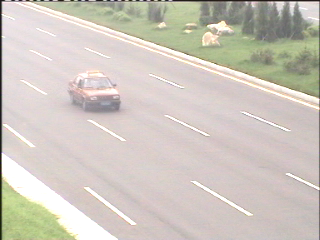
#> input picture shiyan4/pic/473.bmp, 320 x 240 px
$ python '图像实验4.5.py'   (older library calls are emulated)
#> lines starting #> are read from the running program, lines starting #| are printed output that depends on the picture; after the words box and inside, x2 and y2 are one past the last pixel; in counts of white or black regions, pixels touching at a corner belong together
import cv2
import numpy as np
import matplotlib.pyplot as plt
import time
import math

muname = "./shiyan4/temp.bmp"
inname = 473  #第一帧
Z = 15  #前十帧作为模板
step = 4  # 设置加速度求取步长进行滤波
global savelo   #位置保存数组 savelo[i] = [lx,ly,rx,ry]左下lx，ly；右上rx，ry 坐标
global start
global avlx,avly,avrx,avry,delx,dely,derx,dery

# [4 lines left out: function cannymatch, not called in this run]


def dajinmatch(img):   # 使用大津算子进行边缘检测
    x = cv2.Sobel(img, cv2.CV_16S, 1, 0)
    y = cv2.Sobel(img, cv2.CV_16S, 0, 1)
    absX = cv2.convertScaleAbs(x)  # 转回uint8
    absY = cv2.convertScaleAbs(y)
    dst = cv2.addWeighted(absX, 0.5, absY, 0.5, 0)
    # cv2.imshow("absX", absX)
    # cv2.imshow("absY", absY)
    cv2.imshow("dajin", dst)
    return dst


def addpath(name):  #方便图像序列增加
    cname = "./shiyan4/pic/" + str(name) + ".bmp"
    return cname

def erzhihua(grayim):   #二值化
    yuzhi = 40
    height,width = grayim.shape[:2]
    newgray = np.zeros((height, width), np.uint8)
    newgray = grayim // yuzhi * 255  #阈值分界二值
    return newgray

def xiangjian(dst,dstback):   #通过图像序列前后两帧进行相减突出重点
    n = 5 #中值滤波卷积核
    """ret, thresh1 = cv2.threshold(dst, yuzhi, 255, 0)  # 产生2值图
    ret, thresh2 = cv2.threshold(dstback, yuzhi, 255, 0)  # 产生2值图"""
    thresh1 = erzhihua(dst)
    thresh2 = erzhihua(dstback)
    h,w = img.shape[:2]
    jian = np.zeros((h,w))
    jian = abs(thresh2 - thresh1)
    jian = np.uint8(jian)
    jian1 = cv2.medianBlur(jian, n)  # 中值滤波,有效解决噪点
    cv2.imshow("jian", jian1)
    cv2.waitKey(100)
    return jian1

def push(xmin,ymin,xmax,ymax,inname):   #将Z之前的方框信息导入
    savelo[inname-start - 1] = np.array([xmin,ymin,xmax,ymax])
    print(inname - start -1)
    print(savelo[inname - start - 1])  #观察框是怎么变的

def kuangxuan(imgray,img,inname,Z):   #区域框选
    changex = 6
    changey = 6  #放大边框x,y
    yuzhi = 100
    ret, thresh = cv2.threshold(imgray, yuzhi, 255, 0)  # 产生2值图
    contours, hierarchy = cv2.findContours(thresh, cv2.RETR_EXTERNAL, cv2.CHAIN_APPROX_SIMPLE)
    image = img.copy()
    # print(contours)
    #cv2.imshow("erzhitu", thresh)
    img = cv2.drawContours(img, contours, -1, (0, 255, 0), 5)  # img为三通道才能显示轮廓
    #cv2.imshow("drawCon",img)  #drawCon后的图像
    xmin = ymin = 10 ** 8
    xmax = ymax = 0
    for i in range(0, len(contours)):    #确定框选坐标
        x, y, w, h = cv2.boundingRect(contours[i])
        if x<xmin: xmin = x
        if y<ymin: ymin = y
        if x+w > xmax: xmax = x+w
        if y+h>ymax: ymax = y+h
    if xmin > 0:  # 防止边界溢出等情况
        cv2.rectangle(image, (xmin,ymin), (xmax+changex,ymax+changey), (255,0,0), 2)  #框选
        if inname <Z:
            push(xmin,ymin,xmax+changex,ymax+changey,inname)  #把这次的坐标导入push中给savelo
        #newimage = image[y - cutn:y + h + cutn, x - cutn:x + w + cutn]  # 先用y确定高，再用x确定宽
        cv2.imshow("result", image)

# [81 lines left out: functions yucemean, yucea, pinjun, jiasu, not called in this run]

if __name__ == "__main__":
    img = cv2.imread(addpath(inname))  # 图片
#> img is the input picture: shape (240, 320, 3); mean B, G, R 191.5, 200.3, 207.2
    template = cv2.imread("./shiyan4/temp.bmp")
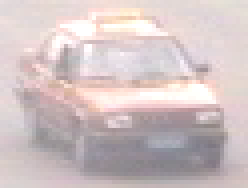
#> input picture shiyan4/temp.bmp, 62 x 47 px (shown 4 times larger)
#> template is the input picture: shape (47, 62, 3); mean B, G, R 195, 194.4, 208.7
    dstback = np.zeros((img.shape[0],img.shape[1]))
    key = Z
    Z = Z + inname  #分割序列号
    start = p = inname   #初始输入序列号start不会改变，其余会变
    savelo = {}
    while inname<Z:
        print(inname - start)
        img = cv2.imread(addpath(inname))  # 图片
        template = cv2.imread(muname)  # 模板
        grayimg = cv2.cvtColor(img, cv2.COLOR_BGR2GRAY)
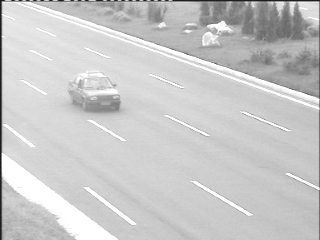
#> grayimg: shape (240, 320); min 23, max 255, mean 201.4
        graytemplate = cv2.cvtColor(template, cv2.COLOR_BGR2GRAY)
        #cannymatch(grayimg)
        dst = dajinmatch(grayimg) #大津算法出边缘
#> in dajinmatch, `y = cv2.Sobel(img, cv2.CV_16S, 0, 1)`:
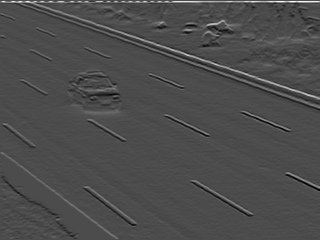
#> y: shape (240, 320) int16; min -363, max 851, mean 3.3; drawn with min black and max white
#> in dajinmatch, `absX = cv2.convertScaleAbs(x)`:
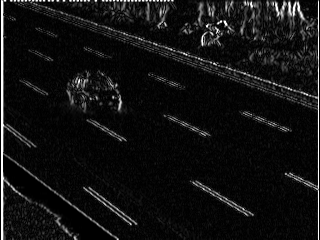
#> absX: shape (240, 320); min 0, max 255, mean 17.7
#> in dajinmatch, `dst = cv2.addWeighted(absX, 0.5, absY, 0.5, 0)`:
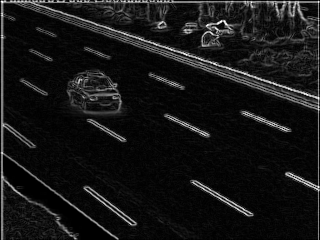
#> dst: shape (240, 320); min 0, max 255, mean 21.8
        imgwhite = xiangjian(dst,dstback) #出二值图
#> in erzhihua (call 2), `newgray = grayim // yuzhi * 255`: newgray: shape (240, 320) float64; every value is 0
#> in xiangjian, `jian1 = cv2.medianBlur(jian, n)`:
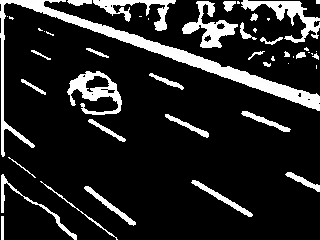
#> jian1: shape (240, 320); min 0, max 255, mean 36.6
        kuangxuan(imgwhite,img,inname,Z)
#> in kuangxuan, `ret, thresh = cv2.threshold(imgray, yuzhi, 255, 0)`: thresh: shape (240, 320); 14.5% white; 48 white regions (19 under 20 px)
#> in kuangxuan, `ret, thresh = cv2.threshold(imgray, yuzhi, 255, 0)`: ret = 100
#> in kuangxuan, `contours, hierarchy = cv2.findContours(thresh, cv2.RETR_EXTERNAL, cv2...`: contours = 48 contours, 23 with area under 20; largest, box (x1, y1, x2, y2) and area: (0, 0, 320, 157) 3586, (67, 71, 122, 115) 1138, (182, 1, 238, 48) 882, (241, 0, 320, 43) 851, (93, 0, 176, 31) 630
#> in kuangxuan, `img = cv2.drawContours(img, contours, -1, (0, 255, 0), 5)`:
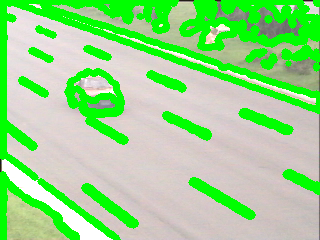
#> img: shape (240, 320, 3); mean B, G, R 141.8, 217.5, 152.6
#> the loop in kuangxuan, `for i in range(0, len(contours)):` made 48 passes
#> (x, y, w, h, xmin, ymin, xmax, ymax) on pass 1: (1, 216, 3, 24, 1, 216, 4, 240)
#> (x, y, w, h, ymin, xmax) on passes 2, 4, 6: (84, 186, 52, 40, 186, 136), (191, 180, 62, 37, 180, 253), (285, 172, 35, 20, 172, 320)
#> after the loop in kuangxuan, `for i in range(0, len(contours)):`: xmax = 320; xmin = 0; ymax = 240; ymin = 0
        dstback = dst  #导致第一帧没有录入框
        #matchSQDIFF(grayimg, graytemplate) #标准平方差匹配
        #matchCCORR(grayimg,graytemplate) #标准相关匹配
        #matchSIFT(grayimg, graytemplate)  #sift匹配
        inname = inname + 1
#> pass 2 of the loop `while inname<Z:`:
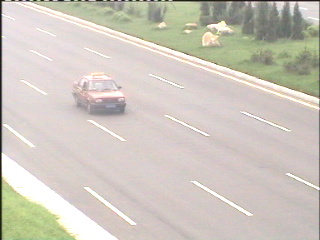
#> input picture shiyan4/pic/474.bmp, 320 x 240 px
#> img is the input picture: shape (240, 320, 3); mean B, G, R 191, 200.6, 206.9
#> in xiangjian (call 2), `jian1 = cv2.medianBlur(jian, n)`:
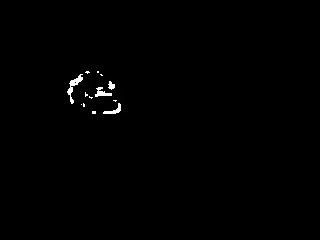
#> jian1: shape (240, 320); min 0, max 255, mean 1.3
#> thresh: shape (240, 320); 0.51% white; 13 white regions (9 under 20 px)
#> contours = 13 contours, 9 with area under 20; largest, box (x1, y1, x2, y2) and area: (67, 74, 83, 104) 100, (95, 87, 112, 97) 57, (103, 103, 121, 114) 52, (108, 81, 115, 90) 28
#> the loop in kuangxuan (call 2), `for i in range(0, len(contours)):` made 13 passes
#> (x, y, w, h, xmin, ymin, xmax, ymax) on pass 1: (92, 111, 4, 3, 92, 111, 96, 114)
#> after the loop in kuangxuan (call 2), `for i in range(0, len(contours)):`: xmax = 121; xmin = 67; ymax = 114; ymin = 71
#> in kuangxuan (call 2), `cv2.rectangle(image, (xmin,ymin), (xmax+changex,ymax+changey), (255,0,..`:
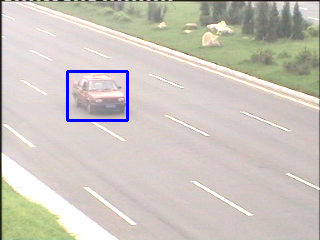
#> image: shape (240, 320, 3); 0.85% of pixels changed, all inside (x1, y1, x2, y2) = (66, 70, 129, 122)
#| [ 67  71 127 120]
#> pass 3 of the loop `while inname<Z:`:
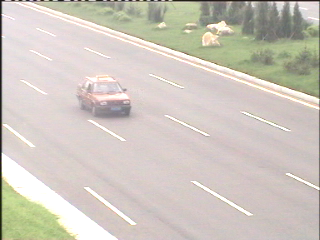
#> input picture shiyan4/pic/475.bmp, 320 x 240 px
#> img is the input picture: shape (240, 320, 3); mean B, G, R 191.5, 200.4, 207.2
#> in xiangjian (call 3), `jian1 = cv2.medianBlur(jian, n)`:
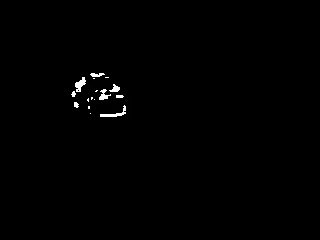
#> jian1: shape (240, 320); min 0, max 255, mean 1.4
#> thresh: shape (240, 320); 0.56% white; 16 white regions (8 under 20 px)
#> contours = 16 contours, 11 with area under 20; largest, box (x1, y1, x2, y2) and area: (75, 77, 86, 92) 69, (100, 105, 126, 117) 59, (99, 89, 111, 100) 44, (109, 84, 120, 92) 35, (90, 73, 105, 77) 26
#> the loop in kuangxuan (call 3), `for i in range(0, len(contours)):` made 16 passes
#> (x, y, w, h, xmin, ymin, xmax, ymax) on pass 1: (90, 113, 1, 1, 90, 113, 91, 114)
#> after the loop in kuangxuan (call 3), `for i in range(0, len(contours)):`: xmax = 126; xmin = 71; ymax = 117; ymin = 73
#> in kuangxuan (call 3), `cv2.rectangle(image, (xmin,ymin), (xmax+changex,ymax+changey), (255,0,..`:
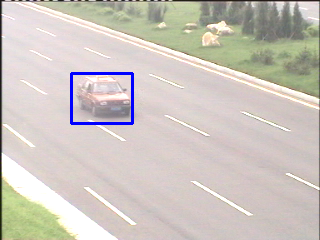
#> image: shape (240, 320, 3); 0.86% of pixels changed, all inside (x1, y1, x2, y2) = (70, 72, 134, 125)
#| [ 71  73 132 123]
#> (the run stopped early here; a loop or call above may not have finished)
